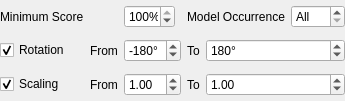
<?xml version="1.0" encoding="UTF-8"?>
<ui version="4.0">
 <class>CGeneralSearchParamsGuiComp</class>
 <widget class="QWidget" name="CGeneralSearchParamsGuiComp">
  <property name="geometry">
   <rect>
    <x>0</x>
    <y>0</y>
    <width>317</width>
    <height>101</height>
   </rect>
  </property>
  <property name="windowTitle">
   <string>Form</string>
  </property>
  <layout class="QGridLayout" name="gridLayout">
   <property name="margin">
    <number>0</number>
   </property>
   <item row="0" column="0">
    <widget class="QLabel" name="label">
     <property name="sizePolicy">
      <sizepolicy hsizetype="Maximum" vsizetype="Preferred">
       <horstretch>0</horstretch>
       <verstretch>0</verstretch>
      </sizepolicy>
     </property>
     <property name="text">
      <string>Minimum Score</string>
     </property>
    </widget>
   </item>
   <item row="0" column="2">
    <widget class="QSpinBox" name="MinScoreSB">
     <property name="sizePolicy">
      <sizepolicy hsizetype="Expanding" vsizetype="Fixed">
       <horstretch>0</horstretch>
       <verstretch>0</verstretch>
      </sizepolicy>
     </property>
     <property name="suffix">
      <string>%</string>
     </property>
     <property name="minimum">
      <number>1</number>
     </property>
     <property name="maximum">
      <number>100</number>
     </property>
     <property name="value">
      <number>100</number>
     </property>
    </widget>
   </item>
   <item row="0" column="4" colspan="2">
    <widget class="QLabel" name="label_7">
     <property name="sizePolicy">
      <sizepolicy hsizetype="Maximum" vsizetype="Preferred">
       <horstretch>0</horstretch>
       <verstretch>0</verstretch>
      </sizepolicy>
     </property>
     <property name="text">
      <string>Model Occurrence</string>
     </property>
    </widget>
   </item>
   <item row="0" column="6">
    <widget class="QSpinBox" name="ModelOccurenceSB">
     <property name="sizePolicy">
      <sizepolicy hsizetype="Expanding" vsizetype="Fixed">
       <horstretch>0</horstretch>
       <verstretch>0</verstretch>
      </sizepolicy>
     </property>
     <property name="specialValueText">
      <string>All</string>
     </property>
     <property name="minimum">
      <number>-1</number>
     </property>
     <property name="maximum">
      <number>1000</number>
     </property>
     <property name="value">
      <number>-1</number>
     </property>
    </widget>
   </item>
   <item row="1" column="0">
    <widget class="QCheckBox" name="RotationCB">
     <property name="text">
      <string>Rotation</string>
     </property>
     <property name="checked">
      <bool>true</bool>
     </property>
    </widget>
   </item>
   <item row="1" column="1">
    <widget class="QLabel" name="label_3">
     <property name="text">
      <string>From</string>
     </property>
    </widget>
   </item>
   <item row="1" column="2" colspan="2">
    <widget class="QDoubleSpinBox" name="MinRotationSB">
     <property name="sizePolicy">
      <sizepolicy hsizetype="Expanding" vsizetype="Fixed">
       <horstretch>0</horstretch>
       <verstretch>0</verstretch>
      </sizepolicy>
     </property>
     <property name="suffix">
      <string>°</string>
     </property>
     <property name="decimals">
      <number>0</number>
     </property>
     <property name="minimum">
      <double>-360.000000000000000</double>
     </property>
     <property name="maximum">
      <double>360.000000000000000</double>
     </property>
     <property name="value">
      <double>-180.000000000000000</double>
     </property>
    </widget>
   </item>
   <item row="1" column="4">
    <widget class="QLabel" name="label_4">
     <property name="sizePolicy">
      <sizepolicy hsizetype="Maximum" vsizetype="Preferred">
       <horstretch>0</horstretch>
       <verstretch>0</verstretch>
      </sizepolicy>
     </property>
     <property name="text">
      <string>To</string>
     </property>
    </widget>
   </item>
   <item row="1" column="5" colspan="2">
    <widget class="QDoubleSpinBox" name="MaxRotationSB">
     <property name="sizePolicy">
      <sizepolicy hsizetype="Expanding" vsizetype="Fixed">
       <horstretch>0</horstretch>
       <verstretch>0</verstretch>
      </sizepolicy>
     </property>
     <property name="suffix">
      <string>°</string>
     </property>
     <property name="decimals">
      <number>0</number>
     </property>
     <property name="minimum">
      <double>-360.000000000000000</double>
     </property>
     <property name="maximum">
      <double>360.000000000000000</double>
     </property>
     <property name="value">
      <double>180.000000000000000</double>
     </property>
    </widget>
   </item>
   <item row="2" column="0">
    <widget class="QCheckBox" name="ScalingCB">
     <property name="text">
      <string>Scaling</string>
     </property>
     <property name="checked">
      <bool>true</bool>
     </property>
    </widget>
   </item>
   <item row="2" column="1">
    <widget class="QLabel" name="label_6">
     <property name="text">
      <string>From</string>
     </property>
    </widget>
   </item>
   <item row="2" column="2" colspan="2">
    <widget class="QDoubleSpinBox" name="MinScaleSB">
     <property name="sizePolicy">
      <sizepolicy hsizetype="Expanding" vsizetype="Fixed">
       <horstretch>0</horstretch>
       <verstretch>0</verstretch>
      </sizepolicy>
     </property>
     <property name="value">
      <double>1.000000000000000</double>
     </property>
    </widget>
   </item>
   <item row="2" column="4">
    <widget class="QLabel" name="label_5">
     <property name="sizePolicy">
      <sizepolicy hsizetype="Maximum" vsizetype="Preferred">
       <horstretch>0</horstretch>
       <verstretch>0</verstretch>
      </sizepolicy>
     </property>
     <property name="text">
      <string>To</string>
     </property>
    </widget>
   </item>
   <item row="2" column="5" colspan="2">
    <widget class="QDoubleSpinBox" name="MaxScaleSB">
     <property name="sizePolicy">
      <sizepolicy hsizetype="Expanding" vsizetype="Fixed">
       <horstretch>0</horstretch>
       <verstretch>0</verstretch>
      </sizepolicy>
     </property>
     <property name="maximum">
      <double>100.000000000000000</double>
     </property>
     <property name="value">
      <double>1.000000000000000</double>
     </property>
    </widget>
   </item>
  </layout>
 </widget>
 <tabstops>
  <tabstop>MinScoreSB</tabstop>
  <tabstop>RotationCB</tabstop>
  <tabstop>MinRotationSB</tabstop>
  <tabstop>MaxRotationSB</tabstop>
  <tabstop>ScalingCB</tabstop>
  <tabstop>MinScaleSB</tabstop>
  <tabstop>MaxScaleSB</tabstop>
 </tabstops>
 <resources/>
 <connections/>
</ui>
